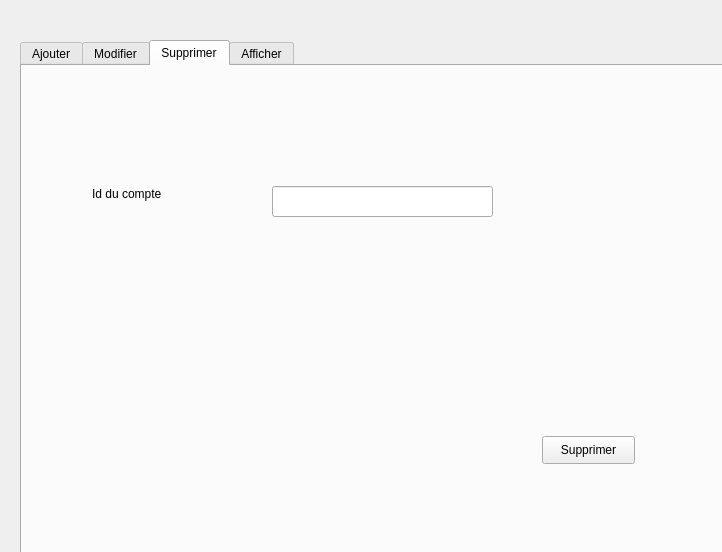
<?xml version="1.0" encoding="UTF-8"?>
<ui version="4.0">
 <class>authentification</class>
 <widget class="QDialog" name="authentification">
  <property name="geometry">
   <rect>
    <x>0</x>
    <y>0</y>
    <width>722</width>
    <height>552</height>
   </rect>
  </property>
  <property name="windowTitle">
   <string>Dialog</string>
  </property>
  <widget class="QTabWidget" name="tabWidget">
   <property name="geometry">
    <rect>
     <x>20</x>
     <y>40</y>
     <width>861</width>
     <height>581</height>
    </rect>
   </property>
   <property name="currentIndex">
    <number>2</number>
   </property>
   <widget class="QWidget" name="tab">
    <attribute name="title">
     <string>Ajouter</string>
    </attribute>
    <widget class="QLineEdit" name="password_labelc">
     <property name="geometry">
      <rect>
       <x>240</x>
       <y>340</y>
       <width>211</width>
       <height>51</height>
      </rect>
     </property>
     <property name="styleSheet">
      <string notr="true">QLineEdit {
  width: 100%;
  padding: 12px 20px;
  margin: 8px 0;
  display: inline-block;
  border: 1px solid #dcdcdc;
  border-radius: 4px;
  box-sizing: border-box;
  background: #FFD700;
  color: #FFFFFF;
  font-size: 20px;
font-family:Arial, Helvetica, sans-serif;
}</string>
     </property>
     <property name="echoMode">
      <enum>QLineEdit::Password</enum>
     </property>
     <property name="placeholderText">
      <string/>
     </property>
    </widget>
    <widget class="QLineEdit" name="username_labelc">
     <property name="geometry">
      <rect>
       <x>240</x>
       <y>270</y>
       <width>211</width>
       <height>51</height>
      </rect>
     </property>
     <property name="styleSheet">
      <string notr="true">QLineEdit {
  width: 100%;
  padding: 12px 20px;
  margin: 8px 0;
  display: inline-block;
  border: 1px solid #dcdcdc;
  border-radius: 4px;
  box-sizing: border-box;
  background: #FFD700;
  color: #FFFFFF;
  font-size: 20px;
font-family:Arial, Helvetica, sans-serif;
}</string>
     </property>
     <property name="placeholderText">
      <string/>
     </property>
    </widget>
    <widget class="QLabel" name="duree_3">
     <property name="geometry">
      <rect>
       <x>40</x>
       <y>230</y>
       <width>191</width>
       <height>16</height>
      </rect>
     </property>
     <property name="font">
      <font>
       <family>Arial</family>
       <pointsize>-1</pointsize>
       <weight>75</weight>
       <bold>true</bold>
      </font>
     </property>
     <property name="styleSheet">
      <string notr="true">QLabel {
  width: 100%;
  padding: 12px 20px;
  margin: 8px 0;
  display: inline-block;
  color: #808080;
  font-size: 15px;
font-family:Arial, Helvetica, sans-serif;
}</string>
     </property>
     <property name="text">
      <string>Prenom</string>
     </property>
    </widget>
    <widget class="QLabel" name="label_22">
     <property name="geometry">
      <rect>
       <x>10</x>
       <y>10</y>
       <width>611</width>
       <height>61</height>
      </rect>
     </property>
     <property name="font">
      <font>
       <family>Arial</family>
       <pointsize>-1</pointsize>
       <weight>75</weight>
       <italic>true</italic>
       <bold>true</bold>
      </font>
     </property>
     <property name="styleSheet">
      <string notr="true">QLabel {
  width: 100%;
  padding: 12px 20px;
  margin: 8px 0;
  display: inline-block;
  color: #A9A9A9;
  font-size: 15px;
font-family:Arial, Helvetica, sans-serif;
}</string>
     </property>
     <property name="text">
      <string>Veuillez remplir les informations suivantes pour avoir un Compte</string>
     </property>
    </widget>
    <widget class="QLineEdit" name="id_labelc">
     <property name="geometry">
      <rect>
       <x>240</x>
       <y>80</y>
       <width>211</width>
       <height>51</height>
      </rect>
     </property>
     <property name="styleSheet">
      <string notr="true">QLineEdit {
  width: 100%;
  padding: 12px 20px;
  margin: 8px 0;
  display: inline-block;
  border: 1px solid #dcdcdc;
  border-radius: 4px;
  box-sizing: border-box;
  background: #FFD700;
  color: #FFFFFF;
  font-size: 20px;
font-family:Arial, Helvetica, sans-serif;
}</string>
     </property>
     <property name="placeholderText">
      <string/>
     </property>
    </widget>
    <widget class="QPushButton" name="btn_creer_compte">
     <property name="geometry">
      <rect>
       <x>280</x>
       <y>430</y>
       <width>141</width>
       <height>51</height>
      </rect>
     </property>
     <property name="styleSheet">
      <string notr="true">QPushButton {
color: #dcdcdc;
background:#535353;
border: none;
font-size:20px;
font-family:Arial, Helvetica, sans-serif;
border: 1px solid #DCDCDC;
border-radius: 8px;
}
QPushButton:hover {
color:#fff;
background:#FFD700;
border: none;
}
</string>
     </property>
     <property name="text">
      <string>Créer </string>
     </property>
    </widget>
    <widget class="QLineEdit" name="prenom_labelc">
     <property name="geometry">
      <rect>
       <x>240</x>
       <y>210</y>
       <width>211</width>
       <height>51</height>
      </rect>
     </property>
     <property name="styleSheet">
      <string notr="true">QLineEdit {
  width: 100%;
  padding: 12px 20px;
  margin: 8px 0;
  display: inline-block;
  border: 1px solid #dcdcdc;
  border-radius: 4px;
  box-sizing: border-box;
  background: #FFD700;
  color: #FFFFFF;
  font-size: 20px;
font-family:Arial, Helvetica, sans-serif;
}</string>
     </property>
     <property name="placeholderText">
      <string/>
     </property>
    </widget>
    <widget class="QLabel" name="id_film_2">
     <property name="geometry">
      <rect>
       <x>30</x>
       <y>100</y>
       <width>131</width>
       <height>16</height>
      </rect>
     </property>
     <property name="font">
      <font>
       <family>Arial</family>
       <pointsize>-1</pointsize>
       <weight>75</weight>
       <italic>false</italic>
       <bold>true</bold>
      </font>
     </property>
     <property name="styleSheet">
      <string notr="true">QLabel {
  width: 100%;
  padding: 12px 20px;
  margin: 8px 0;
  display: inline-block;
  color: #808080;
  font-size: 15px;
font-family:Arial, Helvetica, sans-serif;
}</string>
     </property>
     <property name="text">
      <string>Identifiant</string>
     </property>
    </widget>
    <widget class="QLabel" name="note_3">
     <property name="geometry">
      <rect>
       <x>30</x>
       <y>290</y>
       <width>151</width>
       <height>16</height>
      </rect>
     </property>
     <property name="font">
      <font>
       <family>Arial</family>
       <pointsize>-1</pointsize>
       <weight>75</weight>
       <bold>true</bold>
      </font>
     </property>
     <property name="styleSheet">
      <string notr="true">QLabel {
  width: 100%;
  padding: 12px 20px;
  margin: 8px 0;
  display: inline-block;
  color: #808080;
  font-size: 15px;
font-family:Arial, Helvetica, sans-serif;
}</string>
     </property>
     <property name="text">
      <string>Username</string>
     </property>
    </widget>
    <widget class="QLabel" name="note_4">
     <property name="geometry">
      <rect>
       <x>30</x>
       <y>360</y>
       <width>151</width>
       <height>16</height>
      </rect>
     </property>
     <property name="font">
      <font>
       <family>Arial</family>
       <pointsize>-1</pointsize>
       <weight>75</weight>
       <bold>true</bold>
      </font>
     </property>
     <property name="styleSheet">
      <string notr="true">QLabel {
  width: 100%;
  padding: 12px 20px;
  margin: 8px 0;
  display: inline-block;
  color: #808080;
  font-size: 15px;
font-family:Arial, Helvetica, sans-serif;
}</string>
     </property>
     <property name="text">
      <string>Password</string>
     </property>
    </widget>
    <widget class="QLineEdit" name="nomsalle_labelc">
     <property name="geometry">
      <rect>
       <x>240</x>
       <y>140</y>
       <width>211</width>
       <height>51</height>
      </rect>
     </property>
     <property name="styleSheet">
      <string notr="true">QLineEdit {
  width: 100%;
  padding: 12px 20px;
  margin: 8px 0;
  display: inline-block;
  border: 1px solid #dcdcdc;
  border-radius: 4px;
  box-sizing: border-box;
  background: #FFD700;
  color: #FFFFFF;
  font-size: 20px;
font-family:Arial, Helvetica, sans-serif;
}</string>
     </property>
     <property name="placeholderText">
      <string/>
     </property>
    </widget>
    <widget class="QLabel" name="nom_film_3">
     <property name="geometry">
      <rect>
       <x>50</x>
       <y>160</y>
       <width>151</width>
       <height>16</height>
      </rect>
     </property>
     <property name="font">
      <font>
       <family>Arial</family>
       <pointsize>-1</pointsize>
       <weight>75</weight>
       <bold>true</bold>
      </font>
     </property>
     <property name="styleSheet">
      <string notr="true">QLabel {
  width: 100%;
  padding: 12px 20px;
  margin: 8px 0;
  display: inline-block;
  color: #808080;
  font-size: 15px;
font-family:Arial, Helvetica, sans-serif;
}</string>
     </property>
     <property name="text">
      <string>Nom</string>
     </property>
    </widget>
   </widget>
   <widget class="QWidget" name="tab_2">
    <attribute name="title">
     <string>Modifier</string>
    </attribute>
    <widget class="QLineEdit" name="nv_prenomC">
     <property name="geometry">
      <rect>
       <x>250</x>
       <y>210</y>
       <width>211</width>
       <height>51</height>
      </rect>
     </property>
     <property name="styleSheet">
      <string notr="true">QLineEdit {
  width: 100%;
  padding: 12px 20px;
  margin: 8px 0;
  display: inline-block;
  border: 1px solid #dcdcdc;
  border-radius: 4px;
  box-sizing: border-box;
  background: #FFD700;
  color: #FFFFFF;
  font-size: 20px;
font-family:Arial, Helvetica, sans-serif;
}</string>
     </property>
     <property name="placeholderText">
      <string/>
     </property>
    </widget>
    <widget class="QLineEdit" name="nv_passwordC">
     <property name="geometry">
      <rect>
       <x>250</x>
       <y>340</y>
       <width>211</width>
       <height>51</height>
      </rect>
     </property>
     <property name="styleSheet">
      <string notr="true">QLineEdit {
  width: 100%;
  padding: 12px 20px;
  margin: 8px 0;
  display: inline-block;
  border: 1px solid #dcdcdc;
  border-radius: 4px;
  box-sizing: border-box;
  background: #FFD700;
  color: #FFFFFF;
  font-size: 20px;
font-family:Arial, Helvetica, sans-serif;
}</string>
     </property>
     <property name="echoMode">
      <enum>QLineEdit::Password</enum>
     </property>
     <property name="placeholderText">
      <string/>
     </property>
    </widget>
    <widget class="QLineEdit" name="nv_nomC">
     <property name="geometry">
      <rect>
       <x>250</x>
       <y>140</y>
       <width>211</width>
       <height>51</height>
      </rect>
     </property>
     <property name="styleSheet">
      <string notr="true">QLineEdit {
  width: 100%;
  padding: 12px 20px;
  margin: 8px 0;
  display: inline-block;
  border: 1px solid #dcdcdc;
  border-radius: 4px;
  box-sizing: border-box;
  background: #FFD700;
  color: #FFFFFF;
  font-size: 20px;
font-family:Arial, Helvetica, sans-serif;
}</string>
     </property>
     <property name="placeholderText">
      <string/>
     </property>
    </widget>
    <widget class="QPushButton" name="btn_modC">
     <property name="geometry">
      <rect>
       <x>290</x>
       <y>430</y>
       <width>141</width>
       <height>51</height>
      </rect>
     </property>
     <property name="styleSheet">
      <string notr="true">QPushButton {
color: #dcdcdc;
background:#535353;
border: none;
font-size:20px;
font-family:Arial, Helvetica, sans-serif;
border: 1px solid #DCDCDC;
border-radius: 8px;
}
QPushButton:hover {
color:#fff;
background:#FFD700;
border: none;
}
</string>
     </property>
     <property name="text">
      <string>Créer </string>
     </property>
    </widget>
    <widget class="QLabel" name="note_5">
     <property name="geometry">
      <rect>
       <x>40</x>
       <y>290</y>
       <width>151</width>
       <height>16</height>
      </rect>
     </property>
     <property name="font">
      <font>
       <family>Arial</family>
       <pointsize>-1</pointsize>
       <weight>75</weight>
       <bold>true</bold>
      </font>
     </property>
     <property name="styleSheet">
      <string notr="true">QLabel {
  width: 100%;
  padding: 12px 20px;
  margin: 8px 0;
  display: inline-block;
  color: #808080;
  font-size: 15px;
font-family:Arial, Helvetica, sans-serif;
}</string>
     </property>
     <property name="text">
      <string>Username</string>
     </property>
    </widget>
    <widget class="QLineEdit" name="nv_usernameC">
     <property name="geometry">
      <rect>
       <x>250</x>
       <y>270</y>
       <width>211</width>
       <height>51</height>
      </rect>
     </property>
     <property name="styleSheet">
      <string notr="true">QLineEdit {
  width: 100%;
  padding: 12px 20px;
  margin: 8px 0;
  display: inline-block;
  border: 1px solid #dcdcdc;
  border-radius: 4px;
  box-sizing: border-box;
  background: #FFD700;
  color: #FFFFFF;
  font-size: 20px;
font-family:Arial, Helvetica, sans-serif;
}</string>
     </property>
     <property name="placeholderText">
      <string/>
     </property>
    </widget>
    <widget class="QLabel" name="note_6">
     <property name="geometry">
      <rect>
       <x>40</x>
       <y>360</y>
       <width>151</width>
       <height>16</height>
      </rect>
     </property>
     <property name="font">
      <font>
       <family>Arial</family>
       <pointsize>-1</pointsize>
       <weight>75</weight>
       <bold>true</bold>
      </font>
     </property>
     <property name="styleSheet">
      <string notr="true">QLabel {
  width: 100%;
  padding: 12px 20px;
  margin: 8px 0;
  display: inline-block;
  color: #808080;
  font-size: 15px;
font-family:Arial, Helvetica, sans-serif;
}</string>
     </property>
     <property name="text">
      <string>Password</string>
     </property>
    </widget>
    <widget class="QLabel" name="duree_4">
     <property name="geometry">
      <rect>
       <x>50</x>
       <y>230</y>
       <width>191</width>
       <height>16</height>
      </rect>
     </property>
     <property name="font">
      <font>
       <family>Arial</family>
       <pointsize>-1</pointsize>
       <weight>75</weight>
       <bold>true</bold>
      </font>
     </property>
     <property name="styleSheet">
      <string notr="true">QLabel {
  width: 100%;
  padding: 12px 20px;
  margin: 8px 0;
  display: inline-block;
  color: #808080;
  font-size: 15px;
font-family:Arial, Helvetica, sans-serif;
}</string>
     </property>
     <property name="text">
      <string>Prenom</string>
     </property>
    </widget>
    <widget class="QLabel" name="label_23">
     <property name="geometry">
      <rect>
       <x>20</x>
       <y>10</y>
       <width>611</width>
       <height>61</height>
      </rect>
     </property>
     <property name="font">
      <font>
       <family>Arial</family>
       <pointsize>-1</pointsize>
       <weight>75</weight>
       <italic>true</italic>
       <bold>true</bold>
      </font>
     </property>
     <property name="styleSheet">
      <string notr="true">QLabel {
  width: 100%;
  padding: 12px 20px;
  margin: 8px 0;
  display: inline-block;
  color: #A9A9A9;
  font-size: 15px;
font-family:Arial, Helvetica, sans-serif;
}</string>
     </property>
     <property name="text">
      <string>Veuillez remplir les informations suivantes pour modifier un Compte</string>
     </property>
    </widget>
    <widget class="QLineEdit" name="id_ex_c">
     <property name="geometry">
      <rect>
       <x>250</x>
       <y>80</y>
       <width>211</width>
       <height>51</height>
      </rect>
     </property>
     <property name="styleSheet">
      <string notr="true">QLineEdit {
  width: 100%;
  padding: 12px 20px;
  margin: 8px 0;
  display: inline-block;
  border: 1px solid #dcdcdc;
  border-radius: 4px;
  box-sizing: border-box;
  background: #FFD700;
  color: #FFFFFF;
  font-size: 20px;
font-family:Arial, Helvetica, sans-serif;
}</string>
     </property>
     <property name="placeholderText">
      <string/>
     </property>
    </widget>
    <widget class="QLabel" name="nom_film_4">
     <property name="geometry">
      <rect>
       <x>60</x>
       <y>160</y>
       <width>151</width>
       <height>16</height>
      </rect>
     </property>
     <property name="font">
      <font>
       <family>Arial</family>
       <pointsize>-1</pointsize>
       <weight>75</weight>
       <bold>true</bold>
      </font>
     </property>
     <property name="styleSheet">
      <string notr="true">QLabel {
  width: 100%;
  padding: 12px 20px;
  margin: 8px 0;
  display: inline-block;
  color: #808080;
  font-size: 15px;
font-family:Arial, Helvetica, sans-serif;
}</string>
     </property>
     <property name="text">
      <string>Nom</string>
     </property>
    </widget>
    <widget class="QLabel" name="id_film_3">
     <property name="geometry">
      <rect>
       <x>40</x>
       <y>100</y>
       <width>131</width>
       <height>16</height>
      </rect>
     </property>
     <property name="font">
      <font>
       <family>Arial</family>
       <pointsize>-1</pointsize>
       <weight>75</weight>
       <italic>false</italic>
       <bold>true</bold>
      </font>
     </property>
     <property name="styleSheet">
      <string notr="true">QLabel {
  width: 100%;
  padding: 12px 20px;
  margin: 8px 0;
  display: inline-block;
  color: #808080;
  font-size: 15px;
font-family:Arial, Helvetica, sans-serif;
}</string>
     </property>
     <property name="text">
      <string>Identifiant</string>
     </property>
    </widget>
   </widget>
   <widget class="QWidget" name="tab_3">
    <attribute name="title">
     <string>Supprimer</string>
    </attribute>
    <widget class="QLineEdit" name="c_a_supp">
     <property name="geometry">
      <rect>
       <x>250</x>
       <y>120</y>
       <width>221</width>
       <height>31</height>
      </rect>
     </property>
    </widget>
    <widget class="QPushButton" name="btn_supprimerC">
     <property name="geometry">
      <rect>
       <x>520</x>
       <y>370</y>
       <width>93</width>
       <height>28</height>
      </rect>
     </property>
     <property name="text">
      <string>Supprimer</string>
     </property>
    </widget>
    <widget class="QLabel" name="label">
     <property name="geometry">
      <rect>
       <x>70</x>
       <y>120</y>
       <width>171</width>
       <height>16</height>
      </rect>
     </property>
     <property name="text">
      <string>Id du compte</string>
     </property>
    </widget>
   </widget>
   <widget class="QWidget" name="tab_4">
    <attribute name="title">
     <string>Afficher</string>
    </attribute>
    <widget class="QTableView" name="tabCompte">
     <property name="geometry">
      <rect>
       <x>220</x>
       <y>50</y>
       <width>451</width>
       <height>291</height>
      </rect>
     </property>
    </widget>
    <widget class="QPushButton" name="btn_refreshC">
     <property name="geometry">
      <rect>
       <x>570</x>
       <y>370</y>
       <width>93</width>
       <height>28</height>
      </rect>
     </property>
     <property name="text">
      <string>Refresh</string>
     </property>
    </widget>
    <widget class="QPushButton" name="btn_pdfC">
     <property name="geometry">
      <rect>
       <x>50</x>
       <y>60</y>
       <width>93</width>
       <height>28</height>
      </rect>
     </property>
     <property name="text">
      <string>PDF</string>
     </property>
    </widget>
    <widget class="QPushButton" name="btn_searchC">
     <property name="geometry">
      <rect>
       <x>300</x>
       <y>430</y>
       <width>93</width>
       <height>28</height>
      </rect>
     </property>
     <property name="text">
      <string>Search</string>
     </property>
    </widget>
    <widget class="QLineEdit" name="compte_a_chercher">
     <property name="geometry">
      <rect>
       <x>150</x>
       <y>430</y>
       <width>113</width>
       <height>22</height>
      </rect>
     </property>
    </widget>
    <widget class="QLabel" name="label_2">
     <property name="geometry">
      <rect>
       <x>20</x>
       <y>430</y>
       <width>121</width>
       <height>16</height>
      </rect>
     </property>
     <property name="text">
      <string>Compte à chercher</string>
     </property>
    </widget>
   </widget>
  </widget>
 </widget>
 <resources/>
 <connections/>
</ui>
